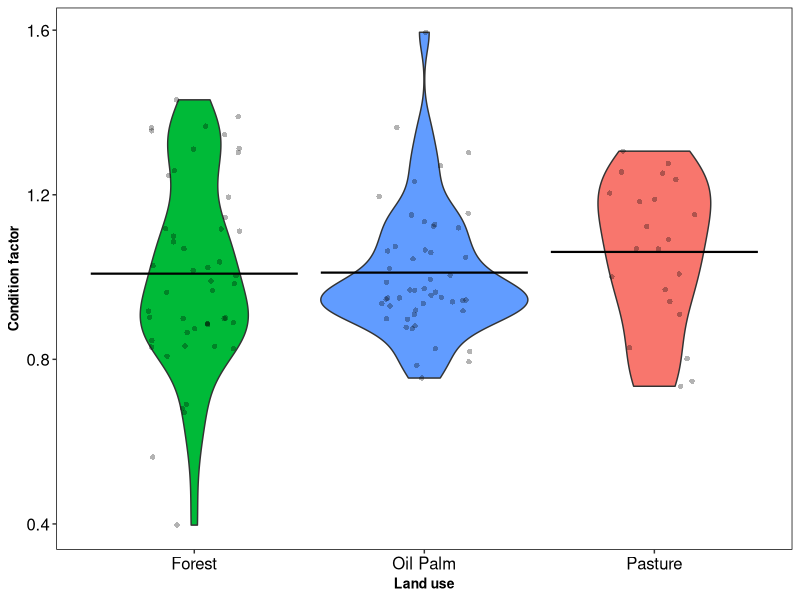
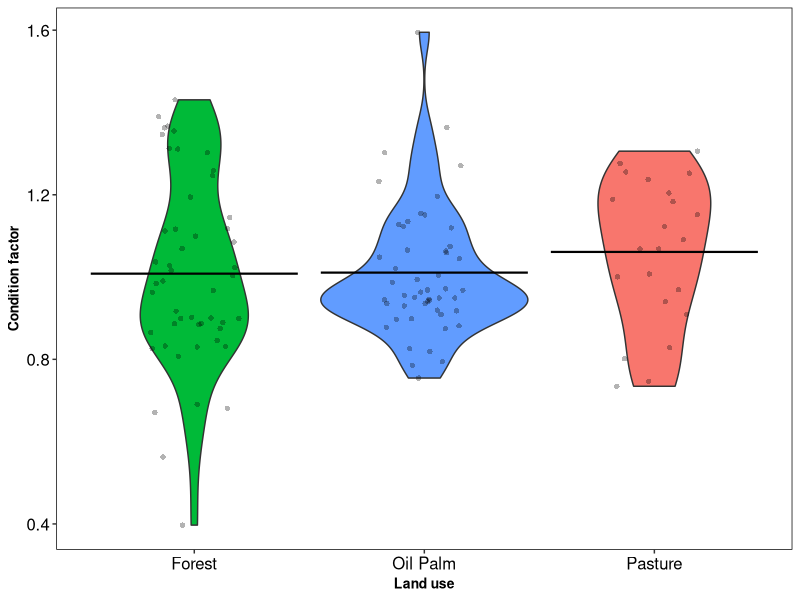

Reproduce these figures in R, in order.
#### Loading packages and data ####
library(ggplot2)
size<-read.table("data/size.txt",header=T)

# Calculating Length-Weight relationship and the Condition Factor #
eq<-lm(log(size$P.T)~log(size$C.T/10))
k<-size$P.T/(exp(eq$coefficients[1])*(size$C.T/10)^eq$coefficients[2])
k_forest<-k[which(size$Treatment=="FLORESTA")]
k_palm<-k[which(size$Treatment=="PALMA")]
k_pasture<-k[which(size$Treatment=="PASTO")]
all_data<-as.data.frame(cbind(size$Treatment,k))
colnames(all_data)<-c("Treatment","k")
all_data$k<-as.numeric(all_data$k)
anova<-aov(k~Treatment,data=all_data)
summary(anova)
levels(all_data)

# Plotting the condition factor #
ggplot(aes(x=Treatment,y=k),data=all_data)+
  geom_violin(aes(fill=Treatment))+
  geom_jitter(alpha=0.3,shape=16, position=position_jitter(0.2))+
  scale_fill_manual(values=c("FLORESTA"="#00BA38","PALMA"="#619CFF","PASTO"="#F8766D"))+
  stat_summary(fun=mean, geom="crossbar",size=0.3)+
  ylab("Condition factor")+  xlab("Land use")+
  scale_x_discrete(labels = c('Forest','Oil Palm','Pasture'))+
  theme(legend.position="none",
        panel.background = element_rect(fill = "white", colour = "black", size = 0.5), # opcoes graficas
        panel.grid.major = element_line(colour = NA),
        panel.grid.minor = element_line(colour = NA),
        axis.text = element_text(colour = "black", size = 12),
        axis.title = element_text(colour = "black", size = 10, face = "bold"),
        legend.title = element_blank(),
        legend.background = element_rect(fill = "white"),
        legend.text = element_text(face = "bold", colour = "black", size = 8))
ggsave(filename="figures/Figure 5.tiff",dpi=600,unit=c("cm"),width=15,height=15,compression = "lzw")
